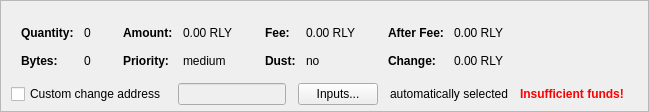
    <widget class="QFrame" name="frameCoinControl">
     <property name="sizePolicy">
      <sizepolicy hsizetype="Expanding" vsizetype="Expanding">
       <horstretch>0</horstretch>
       <verstretch>0</verstretch>
      </sizepolicy>
     </property>
     <property name="maximumSize">
      <size>
       <width>16777215</width>
       <height>16777215</height>
      </size>
     </property>
     <property name="frameShape">
      <enum>QFrame::StyledPanel</enum>
     </property>
     <property name="frameShadow">
      <enum>QFrame::Sunken</enum>
     </property>
     <layout class="QVBoxLayout" name="verticalLayoutCoinControl2">
      <property name="spacing">
       <number>0</number>
      </property>
      <property name="leftMargin">
       <number>0</number>
      </property>
      <property name="topMargin">
       <number>0</number>
      </property>
      <property name="rightMargin">
       <number>0</number>
      </property>
      <property name="bottomMargin">
       <number>6</number>
      </property>
      <item>
       <layout class="QVBoxLayout" name="verticalLayoutCoinControl" stretch="0,0,0">
        <property name="spacing">
         <number>0</number>
        </property>
        <property name="leftMargin">
         <number>10</number>
        </property>
        <property name="topMargin">
         <number>10</number>
        </property>
        <item>
         <layout class="QHBoxLayout" name="horizontalLayoutCoinControl2" stretch="0">
          <property name="spacing">
           <number>8</number>
          </property>
          <property name="bottomMargin">
           <number>10</number>
          </property>
          <item>
           <spacer name="horizontalSpacerCoinControl">
            <property name="orientation">
             <enum>Qt::Horizontal</enum>
            </property>
            <property name="sizeHint" stdset="0">
             <size>
              <width>40</width>
              <height>1</height>
             </size>
            </property>
           </spacer>
          </item>
         </layout>
        </item>
        <item>
         <widget class="QWidget" name="widgetCoinControl" native="true">
          <property name="sizePolicy">
           <sizepolicy hsizetype="Preferred" vsizetype="Preferred">
            <horstretch>0</horstretch>
            <verstretch>0</verstretch>
           </sizepolicy>
          </property>
          <property name="minimumSize">
           <size>
            <width>0</width>
            <height>0</height>
           </size>
          </property>
          <property name="styleSheet">
           <string notr="true"/>
          </property>
          <layout class="QHBoxLayout" name="horizontalLayoutCoinControl5">
           <property name="leftMargin">
            <number>0</number>
           </property>
           <property name="topMargin">
            <number>0</number>
           </property>
           <property name="rightMargin">
            <number>0</number>
           </property>
           <property name="bottomMargin">
            <number>0</number>
           </property>
           <item>
            <layout class="QHBoxLayout" name="horizontalLayoutCoinControl3" stretch="0,0,0,1">
             <property name="spacing">
              <number>20</number>
             </property>
             <property name="topMargin">
              <number>0</number>
             </property>
             <property name="bottomMargin">
              <number>10</number>
             </property>
             <item>
              <layout class="QFormLayout" name="formLayoutCoinControl1">
               <property name="horizontalSpacing">
                <number>10</number>
               </property>
               <property name="verticalSpacing">
                <number>14</number>
               </property>
               <property name="leftMargin">
                <number>10</number>
               </property>
               <property name="topMargin">
                <number>4</number>
               </property>
               <property name="rightMargin">
                <number>6</number>
               </property>
               <item row="0" column="0">
                <widget class="QLabel" name="labelCoinControlQuantityText">
                 <property name="font">
                  <font>
                   <weight>75</weight>
                   <bold>true</bold>
                  </font>
                 </property>
                 <property name="text">
                  <string>Quantity:</string>
                 </property>
                 <property name="margin">
                  <number>0</number>
                 </property>
                </widget>
               </item>
               <item row="0" column="1">
                <widget class="QLabel" name="labelCoinControlQuantity">
                 <property name="cursor">
                  <cursorShape>IBeamCursor</cursorShape>
                 </property>
                 <property name="contextMenuPolicy">
                  <enum>Qt::ActionsContextMenu</enum>
                 </property>
                 <property name="text">
                  <string notr="true">0</string>
                 </property>
                 <property name="margin">
                  <number>0</number>
                 </property>
                 <property name="textInteractionFlags">
                  <set>Qt::LinksAccessibleByMouse|Qt::TextSelectableByKeyboard|Qt::TextSelectableByMouse</set>
                 </property>
                </widget>
               </item>
               <item row="1" column="0">
                <widget class="QLabel" name="labelCoinControlBytesText">
                 <property name="font">
                  <font>
                   <weight>75</weight>
                   <bold>true</bold>
                  </font>
                 </property>
                 <property name="text">
                  <string>Bytes:</string>
                 </property>
                </widget>
               </item>
               <item row="1" column="1">
                <widget class="QLabel" name="labelCoinControlBytes">
                 <property name="cursor">
                  <cursorShape>IBeamCursor</cursorShape>
                 </property>
                 <property name="contextMenuPolicy">
                  <enum>Qt::ActionsContextMenu</enum>
                 </property>
                 <property name="text">
                  <string notr="true">0</string>
                 </property>
                 <property name="textInteractionFlags">
                  <set>Qt::LinksAccessibleByMouse|Qt::TextSelectableByKeyboard|Qt::TextSelectableByMouse</set>
                 </property>
                </widget>
               </item>
              </layout>
             </item>
             <item>
              <layout class="QFormLayout" name="formLayoutCoinControl2">
               <property name="horizontalSpacing">
                <number>10</number>
               </property>
               <property name="verticalSpacing">
                <number>14</number>
               </property>
               <property name="leftMargin">
                <number>6</number>
               </property>
               <property name="topMargin">
                <number>4</number>
               </property>
               <property name="rightMargin">
                <number>6</number>
               </property>
               <item row="0" column="0">
                <widget class="QLabel" name="labelCoinControlAmountText">
                 <property name="font">
                  <font>
                   <weight>75</weight>
                   <bold>true</bold>
                  </font>
                 </property>
                 <property name="text">
                  <string>Amount:</string>
                 </property>
                 <property name="margin">
                  <number>0</number>
                 </property>
                </widget>
               </item>
               <item row="0" column="1">
                <widget class="QLabel" name="labelCoinControlAmount">
                 <property name="cursor">
                  <cursorShape>IBeamCursor</cursorShape>
                 </property>
                 <property name="contextMenuPolicy">
                  <enum>Qt::ActionsContextMenu</enum>
                 </property>
                 <property name="text">
                  <string notr="true">0.00 RLY</string>
                 </property>
                 <property name="textInteractionFlags">
                  <set>Qt::LinksAccessibleByMouse|Qt::TextSelectableByKeyboard|Qt::TextSelectableByMouse</set>
                 </property>
                </widget>
               </item>
               <item row="1" column="0">
                <widget class="QLabel" name="labelCoinControlPriorityText">
                 <property name="font">
                  <font>
                   <weight>75</weight>
                   <bold>true</bold>
                  </font>
                 </property>
                 <property name="text">
                  <string>Priority:</string>
                 </property>
                </widget>
               </item>
               <item row="1" column="1">
                <widget class="QLabel" name="labelCoinControlPriority">
                 <property name="cursor">
                  <cursorShape>IBeamCursor</cursorShape>
                 </property>
                 <property name="contextMenuPolicy">
                  <enum>Qt::ActionsContextMenu</enum>
                 </property>
                 <property name="text">
                  <string notr="true">medium</string>
                 </property>
                 <property name="textInteractionFlags">
                  <set>Qt::LinksAccessibleByMouse|Qt::TextSelectableByKeyboard|Qt::TextSelectableByMouse</set>
                 </property>
                </widget>
               </item>
              </layout>
             </item>
             <item>
              <layout class="QFormLayout" name="formLayoutCoinControl3">
               <property name="horizontalSpacing">
                <number>10</number>
               </property>
               <property name="verticalSpacing">
                <number>14</number>
               </property>
               <property name="leftMargin">
                <number>6</number>
               </property>
               <property name="topMargin">
                <number>4</number>
               </property>
               <property name="rightMargin">
                <number>6</number>
               </property>
               <item row="0" column="0">
                <widget class="QLabel" name="labelCoinControlFeeText">
                 <property name="font">
                  <font>
                   <weight>75</weight>
                   <bold>true</bold>
                  </font>
                 </property>
                 <property name="text">
                  <string>Fee:</string>
                 </property>
                 <property name="margin">
                  <number>0</number>
                 </property>
                </widget>
               </item>
               <item row="0" column="1">
                <widget class="QLabel" name="labelCoinControlFee">
                 <property name="cursor">
                  <cursorShape>IBeamCursor</cursorShape>
                 </property>
                 <property name="contextMenuPolicy">
                  <enum>Qt::ActionsContextMenu</enum>
                 </property>
                 <property name="text">
                  <string notr="true">0.00 RLY</string>
                 </property>
                 <property name="textInteractionFlags">
                  <set>Qt::LinksAccessibleByMouse|Qt::TextSelectableByKeyboard|Qt::TextSelectableByMouse</set>
                 </property>
                </widget>
               </item>
               <item row="1" column="0">
                <widget class="QLabel" name="labelCoinControlLowOutputText">
                 <property name="font">
                  <font>
                   <weight>75</weight>
                   <bold>true</bold>
                  </font>
                 </property>
                 <property name="text">
                  <string>Dust:</string>
                 </property>
                </widget>
               </item>
               <item row="1" column="1">
                <widget class="QLabel" name="labelCoinControlLowOutput">
                 <property name="cursor">
                  <cursorShape>IBeamCursor</cursorShape>
                 </property>
                 <property name="contextMenuPolicy">
                  <enum>Qt::ActionsContextMenu</enum>
                 </property>
                 <property name="text">
                  <string notr="true">no</string>
                 </property>
                 <property name="textInteractionFlags">
                  <set>Qt::LinksAccessibleByMouse|Qt::TextSelectableByKeyboard|Qt::TextSelectableByMouse</set>
                 </property>
                </widget>
               </item>
              </layout>
             </item>
             <item>
              <layout class="QFormLayout" name="formLayoutCoinControl4">
               <property name="horizontalSpacing">
                <number>10</number>
               </property>
               <property name="verticalSpacing">
                <number>14</number>
               </property>
               <property name="leftMargin">
                <number>6</number>
               </property>
               <property name="topMargin">
                <number>4</number>
               </property>
               <property name="rightMargin">
                <number>6</number>
               </property>
               <item row="0" column="0">
                <widget class="QLabel" name="labelCoinControlAfterFeeText">
                 <property name="font">
                  <font>
                   <weight>75</weight>
                   <bold>true</bold>
                  </font>
                 </property>
                 <property name="text">
                  <string>After Fee:</string>
                 </property>
                 <property name="margin">
                  <number>0</number>
                 </property>
                </widget>
               </item>
               <item row="0" column="1">
                <widget class="QLabel" name="labelCoinControlAfterFee">
                 <property name="cursor">
                  <cursorShape>IBeamCursor</cursorShape>
                 </property>
                 <property name="contextMenuPolicy">
                  <enum>Qt::ActionsContextMenu</enum>
                 </property>
                 <property name="text">
                  <string notr="true">0.00 RLY</string>
                 </property>
                 <property name="textInteractionFlags">
                  <set>Qt::LinksAccessibleByMouse|Qt::TextSelectableByKeyboard|Qt::TextSelectableByMouse</set>
                 </property>
                </widget>
               </item>
               <item row="1" column="0">
                <widget class="QLabel" name="labelCoinControlChangeText">
                 <property name="font">
                  <font>
                   <weight>75</weight>
                   <bold>true</bold>
                  </font>
                 </property>
                 <property name="text">
                  <string>Change:</string>
                 </property>
                </widget>
               </item>
               <item row="1" column="1">
                <widget class="QLabel" name="labelCoinControlChange">
                 <property name="cursor">
                  <cursorShape>IBeamCursor</cursorShape>
                 </property>
                 <property name="contextMenuPolicy">
                  <enum>Qt::ActionsContextMenu</enum>
                 </property>
                 <property name="text">
                  <string notr="true">0.00 RLY</string>
                 </property>
                 <property name="textInteractionFlags">
                  <set>Qt::LinksAccessibleByMouse|Qt::TextSelectableByKeyboard|Qt::TextSelectableByMouse</set>
                 </property>
                </widget>
               </item>
              </layout>
             </item>
            </layout>
           </item>
          </layout>
         </widget>
        </item>
        <item>
         <layout class="QHBoxLayout" name="horizontalLayoutCoinControl4" stretch="0,0,0,0,0,0">
          <property name="spacing">
           <number>12</number>
          </property>
          <property name="sizeConstraint">
           <enum>QLayout::SetDefaultConstraint</enum>
          </property>
          <property name="topMargin">
           <number>5</number>
          </property>
          <property name="rightMargin">
           <number>5</number>
          </property>
          <item>
           <widget class="QCheckBox" name="checkBoxCoinControlChange">
            <property name="toolTip">
             <string>If this is activated, but the change address is empty or invalid, change will be sent to a newly generated address.</string>
            </property>
            <property name="text">
             <string>Custom change address</string>
            </property>
           </widget>
          </item>
          <item>
           <widget class="QValidatedLineEdit" name="lineEditCoinControlChange">
            <property name="enabled">
             <bool>false</bool>
            </property>
            <property name="sizePolicy">
             <sizepolicy hsizetype="Expanding" vsizetype="Fixed">
              <horstretch>0</horstretch>
              <verstretch>0</verstretch>
             </sizepolicy>
            </property>
           </widget>
          </item>
          <item>
           <widget class="QPushButton" name="pushButtonCoinControl">
            <property name="styleSheet">
             <string notr="true"/>
            </property>
            <property name="text">
             <string>Inputs...</string>
            </property>
            <property name="autoDefault">
             <bool>false</bool>
            </property>
           </widget>
          </item>
          <item>
           <widget class="QLabel" name="labelCoinControlAutomaticallySelected">
            <property name="text">
             <string>automatically selected</string>
            </property>
            <property name="margin">
             <number>5</number>
            </property>
           </widget>
          </item>
          <item>
           <widget class="QLabel" name="labelCoinControlInsuffFunds">
            <property name="font">
             <font>
              <weight>75</weight>
              <bold>true</bold>
             </font>
            </property>
            <property name="styleSheet">
             <string notr="true">color:red;font-weight:bold;</string>
            </property>
            <property name="text">
             <string>Insufficient funds!</string>
            </property>
            <property name="margin">
             <number>5</number>
            </property>
           </widget>
          </item>
          <item>
           <widget class="QLabel" name="labelCoinControlChangeLabel">
            <property name="sizePolicy">
             <sizepolicy hsizetype="Preferred" vsizetype="Expanding">
              <horstretch>0</horstretch>
              <verstretch>0</verstretch>
             </sizepolicy>
            </property>
            <property name="minimumSize">
             <size>
              <width>0</width>
              <height>0</height>
             </size>
            </property>
            <property name="text">
             <string/>
            </property>
            <property name="margin">
             <number>3</number>
            </property>
           </widget>
          </item>
         </layout>
        </item>
       </layout>
      </item>
     </layout>
    </widget>
